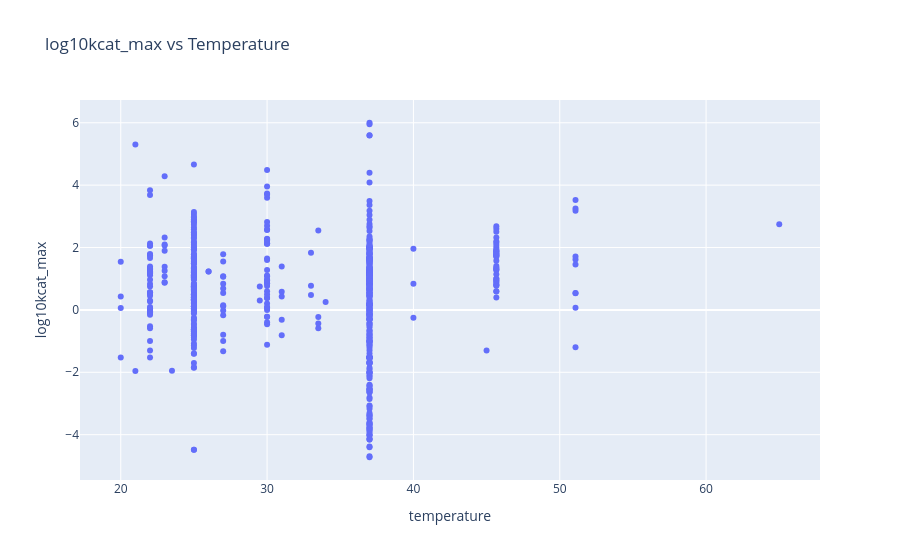

The cell this chart's notebook holds for it:
### Code cell
#log10kcat_mean vs temp: Identify optimal temperature ranges for enzymatic activity
fig = px.scatter(
    kcat_df,
    x="temperature",
    y="log10kcat_max",
    title="log10kcat_max vs Temperature",
    hover_data=["reaction_smiles"]
)
fig.show()

### Figure 1 — Plotly figure (JSON) as saved in the notebook; plotly's stock layout.template omitted (floating-point values rounded to 4 significant figures; data arrays with more than 128 entries replaced by an {"elided": "..."} marker saying what was removed)
{"data": [{"customdata": {"elided": "628x1 str values"}, "hovertemplate": "temperature=%{x}<br>log10kcat_max=%{y}<br>reaction_smiles=%{customdata[0]}<extra></extra>", "legendgroup": "", "marker": {"color": "#636efa", "symbol": "circle"}, "mode": "markers", "name": "", "orientation": "v", "showlegend": false, "type": "scatter", "x": {"elided": "628 float values"}, "xaxis": "x", "y": {"elided": "628 float values"}, "yaxis": "y"}], "layout": {"legend": {"tracegroupgap": 0}, "title": {"text": "log10kcat_max vs Temperature"}, "xaxis": {"anchor": "y", "domain": [0, 1], "title": {"text": "temperature"}}, "yaxis": {"anchor": "x", "domain": [0, 1], "title": {"text": "log10kcat_max"}}}}
